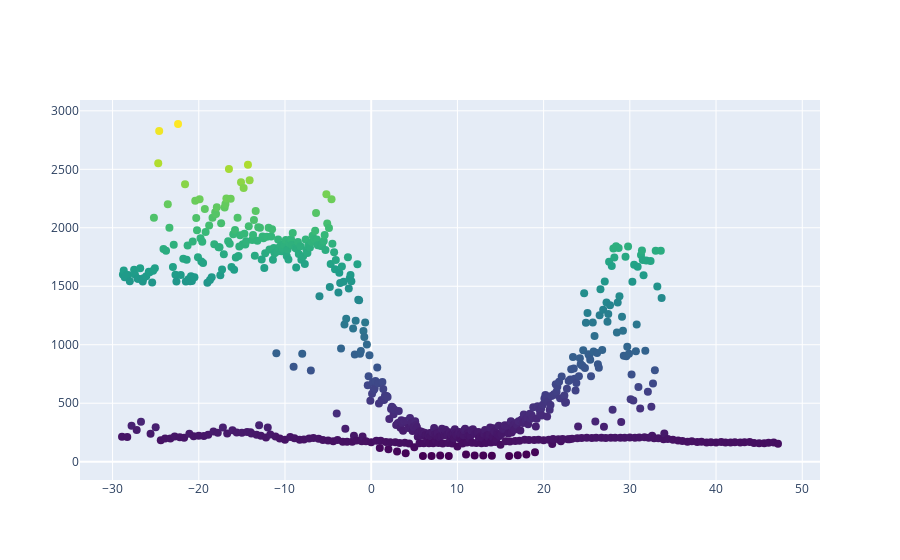

Notebook cell for this chart:
### Code cell
import plotly.graph_objects as go
import numpy as np

fig = go.Figure(data=go.Scatter(x = usage_by_temp.index,
    y = usage_by_temp.meter_reading,
    mode='markers',
    marker=dict(
        size=8,
        color=usage_by_temp.meter_reading, #set color equal to a variable
        colorscale='Viridis', # one of plotly colorscales
        showscale=False
    )
))

fig.show()

### Figure 1 — Plotly figure (JSON) as saved in the notebook; plotly's stock layout.template omitted (floating-point values rounded to 4 significant figures; data arrays with more than 128 entries replaced by an {"elided": "..."} marker saying what was removed)
{"data": [{"marker": {"color": {"elided": "619 float values"}, "colorscale": [[0, "#440154"], [0.1111, "#482878"], [0.2222, "#3e4989"], [0.3333, "#31688e"], [0.4444, "#26828e"], [0.5556, "#1f9e89"], [0.6667, "#35b779"], [0.7778, "#6ece58"], [0.8889, "#b5de2b"], [1, "#fde725"]], "showscale": false, "size": 8}, "mode": "markers", "type": "scatter", "x": {"elided": "619 float values"}, "y": {"elided": "619 float values"}}], "layout": {}}
